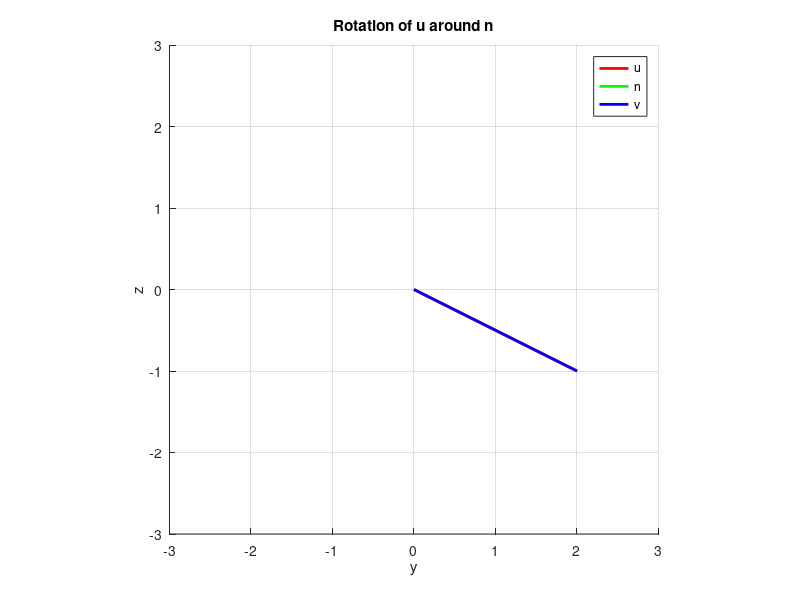

Write the MATLAB code that produced this figure.
clear
clc
close all

% define normal vector n
n = [1;0;0];
n = ( 1/norm(n) ) * n; % n needs to be unit vector

% define vector u
u = [2;2;-1];

% define range of angles to rotate through
mu_range = linspace(0, 2*pi, 50);

% rotate u around vector n
figure
for i=1:length(mu_range)
    clf   % delete all children of specified figures
    hold on  
    
    % get the current rotation angle
    mu = mu_range(i);
    
    % Apply Goldstein's rotation of a vector formula
    v = (1-cos(mu)) * dot(n,u) * n  + cos(mu)*u  - sin(mu)*cross(n,u);
    
    % Draw u
    plot3([0 u(1)],[0 u(2)],[0 u(3)],'r-', 'LineWidth', 2);
    
    % Draw n
    plot3([0 n(1)],[0 n(2)],[0 n(3)],'g-', 'LineWidth', 2);
    
    % Draw v
    plot3([0 v(1)],[0 v(2)],[0 v(3)],'b-', 'LineWidth', 2);
    
    legend('u','n','v');
    
    xlabel('x')
    ylabel('y')
    zlabel('z')
    
    grid on
    title('Rotation of u around n')
    axis equal
    
    %view([35 15])
    view([90 0])
    axis([-norm(u) norm(u) -norm(u) norm(u) -norm(u) norm(u)])
    
    drawnow
    
end

